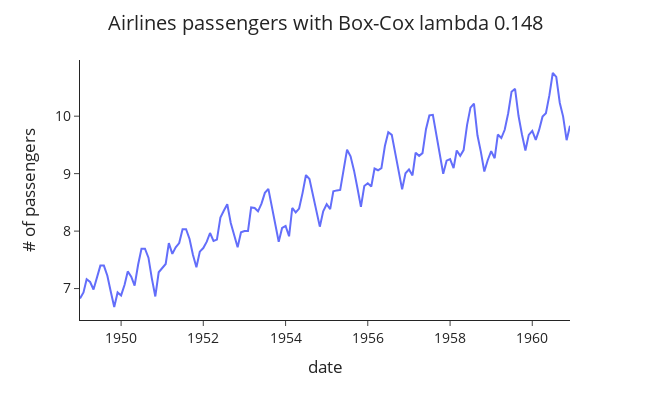

The code cell stored with this chart in its notebook:
### Code cell
#Box-cox - finding optimal lambda
df = airlines_passengers
df['box_cox'],lam = boxcox(df['Count'])
df.drop(columns={'Count'},inplace=True)

plt_ts(f"Airlines passengers with Box-Cox lambda {lam:.3f}", df, x="Month",y="box_cox",x_label="date",y_label="# of passengers")

### Figure 1 — Plotly figure (JSON) as saved in the notebook; plotly's stock layout.template omitted (floating-point values rounded to 4 significant figures; data arrays with more than 128 entries replaced by an {"elided": "..."} marker saying what was removed)
{"data": [{"hovertemplate": "date=%{x}<br># of passengers=%{y}<extra></extra>", "legendgroup": "", "line": {"color": "#636efa", "dash": "solid"}, "marker": {"symbol": "circle"}, "mode": "lines", "name": "", "orientation": "v", "showlegend": false, "type": "scatter", "x": {"elided": "144 str values"}, "xaxis": "x", "y": {"elided": "144 float values"}, "yaxis": "y"}], "layout": {"font": {"size": 14}, "height": 400, "legend": {"tracegroupgap": 0}, "margin": {"t": 60}, "title": {"text": "Airlines passengers with Box-Cox lambda 0.148", "x": 0.5}, "width": 650, "xaxis": {"anchor": "y", "domain": [0, 1], "title": {"text": "date"}}, "yaxis": {"anchor": "x", "domain": [0, 1], "title": {"text": "# of passengers"}}}}
